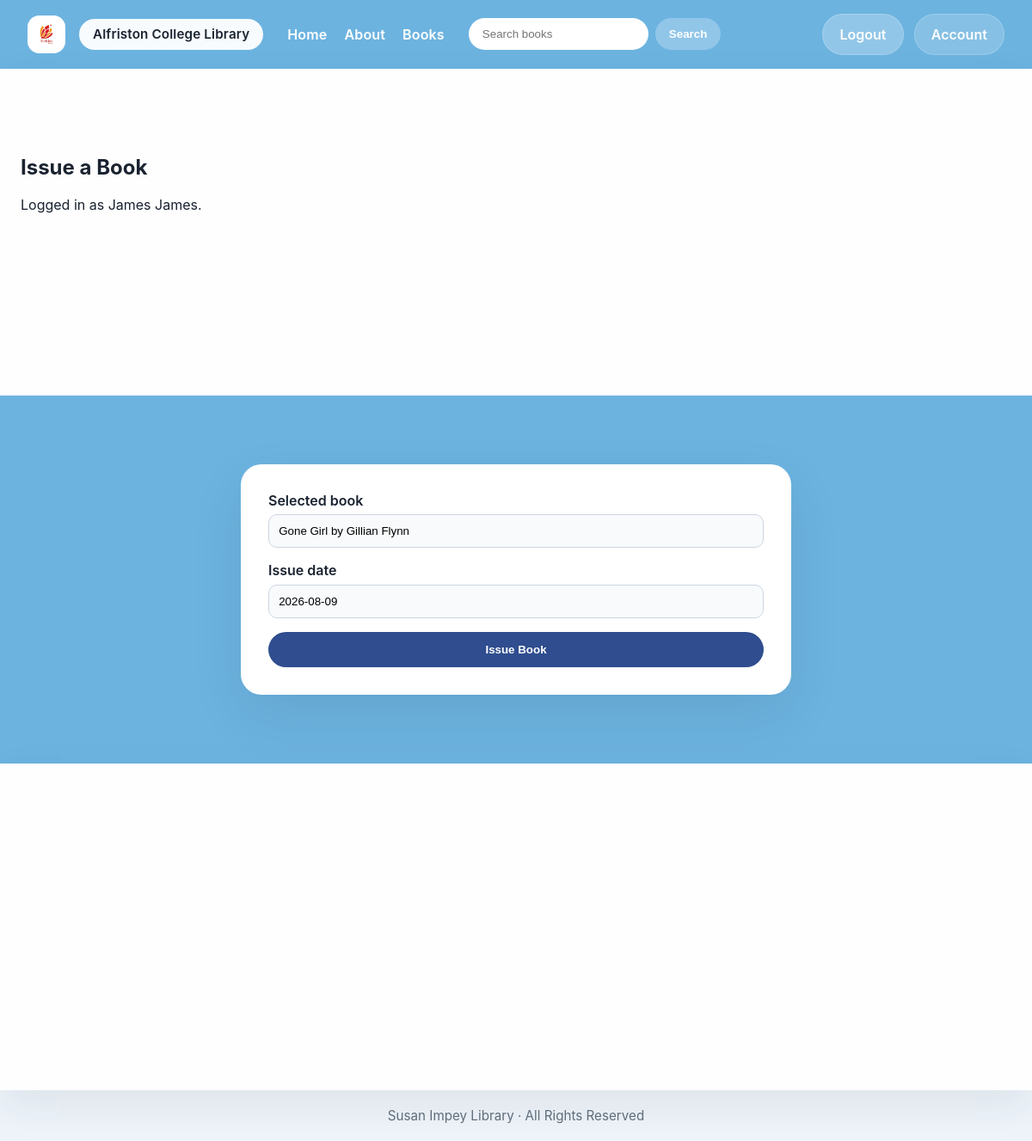
Page /issue/?book_id=11 (signed in) on the committed database.
### AC_Library/models.py (models this page shows, shortened)
class Student(models.Model):
    student_id = models.AutoField(primary_key=True) # Stores the unique ID for each student in the library.
    first_name = models.CharField(max_length = 15, blank=False) # Stores the first name of students, max length of 15.
    last_name = models.CharField(max_length = 15, blank=False) # Stores the last name of students, max length of 15.
    school_email = models.EmailField(max_length = 50, blank=False, unique=True) # Stores the school email of students, max length of 50.
    password = models.CharField(max_length=128, blank=False, default='') # Stores the hashed password for student login.
    fine_amount = models.DecimalField(max_digits=5, decimal_places=2, default=0.00) # Stores the fine amount for overdue books for each student.

class Book(models.Model):
    book_id = models.AutoField(primary_key=True) # Stores the unique ID for each book in the library.
    genre_id = models.ForeignKey(Genre, on_delete=models.SET_NULL, null=True) # Only uses genres that are available in Genre class.
    book_title = models.CharField(blank=False) # Stores the title of the book.
    book_author = models.CharField(blank=False) # Stores the author of the book.
    book_cover = models.ImageField(upload_to='book_covers/', blank=True, null=True) # Stores the cover image of the book.
    book_description = models.CharField(blank=False, null=True) # Stores a synopsis / summary of the book which will be edited by the librarian (admins).
    book_copies_available = models.IntegerField(default=1) # There will always be at least 1 copy of a book, so default is set to 1.

### AC_Library/views.py (the view, shortened to what this page needs)
# urls.py: path('issue/', views.issue_book, name='issue'),
def issue_book(request):
    student_id = request.session.get('student_id')
    if not student_id:
        messages.info(request, 'Please sign in to issue a book.')
        next_url = quote(request.get_full_path(), safe='')
        return redirect(f"{reverse('login')}?next={next_url}")
    student = get_object_or_404(Student, student_id=student_id)
    available_books = Book.objects.filter(book_copies_available__gt=0).order_by('book_title')
    selected_book_id = request.GET.get('book_id')
    selected_book = available_books.filter(book_id=selected_book_id).first() if selected_book_id else None
    return render(request, 'issue.html', {
        'student': student,
        'available_books': available_books,
        'selected_book': selected_book,
        'today': date.today(),
    })

### AC_Library/templates/issue.html (shortened to what this page needs)
{% extends 'base.html' %}
{% block section_top %}
<div>
    <h1>Issue a Book</h1>
    <p>Logged in as {{ student.first_name }} {{ student.last_name }}.</p>
</div>
{% endblock %}
{% block section_middle %}
<div style="max-width: 640px; margin: 0 auto; padding: 2rem; background: white;
border-radius: 24px; box-shadow: 0 24px 64px rgba(0,0,0,0.08); color: #1a2330;">
    {% if available_books %}
        <form method="post">
            <div style="display: grid; gap: 1rem;">
                {% if selected_book %}
                    <div>
                        <label for="selected_book" style="display: block; margin-bottom: 0.4rem; font-weight: 600;">
                            Selected book
                        </label>
                        <input id="selected_book" type="text" value="{{ selected_book.book_title }} by {{ selected_book.book_author }}"
                        readonly style="width: 100%; padding: 0.7rem; border-radius: 10px; border: 1px solid #cbd5e1; background: #f8fafc;">
                    </div>
                {% endif %}
                <div>
                    <label for="issue_date" style="display: block; margin-bottom: 0.4rem; font-weight: 600;">Issue date</label>
                    <input id="issue_date" type="text" value="{{ today|date:'Y-m-d' }}" readonly style="width: 100%; padding: 0.7rem;
                    border-radius: 10px; border: 1px solid #cbd5e1; background: #f8fafc;">
                </div>
                <button type="submit" style="padding: 0.8rem 1.2rem; border: none; border-radius: 999px; background: #2f4d8f;
                color: white; font-weight: 700; cursor: pointer;">
                    Issue Book
                </button>
            </div>
        </form>
    {% else %}
        <p>No books are currently available to issue.</p>
    {% endif %}
</div>
{% endblock %}
{% block section_bottom %}
<div style="text-align: center; color: white;">
    <p><a href="{% url 'account' %}" style="color: white; text-decoration: none;">Back to account</a></p>
</div>
{% endblock %}

### AC_Library/templates/base.html (style rules this page uses)
:root { --brand-blue: #6cb3e0; --text-dark: #1a2330; --text-muted: #5f6c7a; --shadow: 0 18px 45px rgba(26, 35, 48, 0.08); }
* { box-sizing: border-box; }
html { scroll-behavior: smooth; }
body { margin: 0; font-family: Inter, "Segoe UI", system-ui, sans-serif; color: var(--text-dark); background: #eef4fa; }
a { color: inherit; text-decoration: none; }

### rows in the picture
Student: first_name "James", last_name "James"
Book: book_title "Gone Girl by Gillian Flynn"
